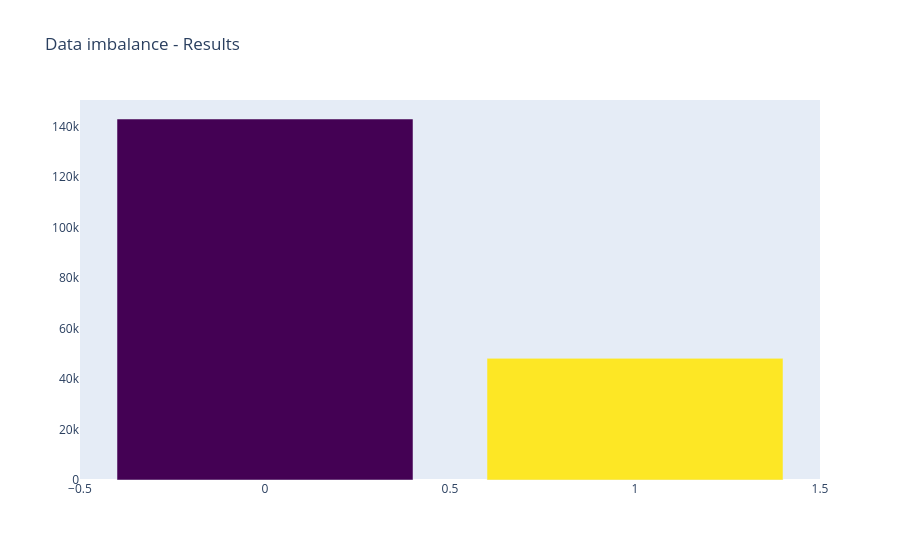

Notebook code for this chart:
### Code cell
x = df['Results'].value_counts().index
y = df['Results'].value_counts().values

trace2 = go.Bar(
     x=x ,
     y=y,
     marker=dict(
         color=y,
         colorscale = 'Viridis',
         reversescale = True
     ),
     name="Imbalance",    
 )
layout = dict(
     title="Data imbalance - Results",
     #width = 900, height = 500,
     xaxis=go.layout.XAxis(
     automargin=True),
     yaxis=dict(
         showgrid=False,
         showline=False,
         showticklabels=True,
 #         domain=[0, 0.85],
     ), 
)
fig1 = go.Figure(data=[trace2], layout=layout)
iplot(fig1)

### Figure 1 — Plotly figure (JSON) as saved in the notebook; plotly's stock layout.template omitted (floating-point values rounded to 4 significant figures)
{"data": [{"marker": {"color": [142907, 48158], "colorscale": [[0, "#440154"], [0.1111, "#482878"], [0.2222, "#3e4989"], [0.3333, "#31688e"], [0.4444, "#26828e"], [0.5556, "#1f9e89"], [0.6667, "#35b779"], [0.7778, "#6ece58"], [0.8889, "#b5de2b"], [1, "#fde725"]], "reversescale": true}, "name": "Imbalance", "type": "bar", "x": [0, 1], "y": [142907, 48158]}], "layout": {"title": {"text": "Data imbalance - Results"}, "xaxis": {"automargin": true}, "yaxis": {"showgrid": false, "showline": false, "showticklabels": true}}}
